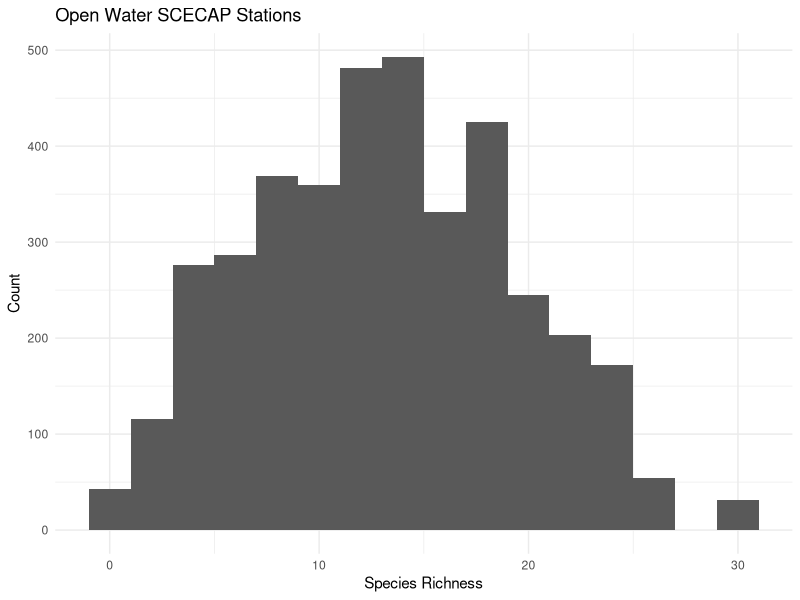
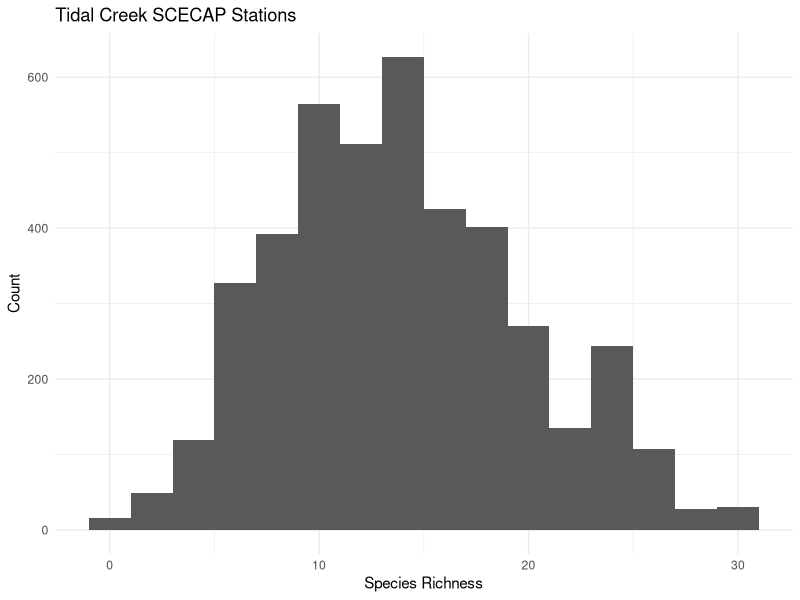
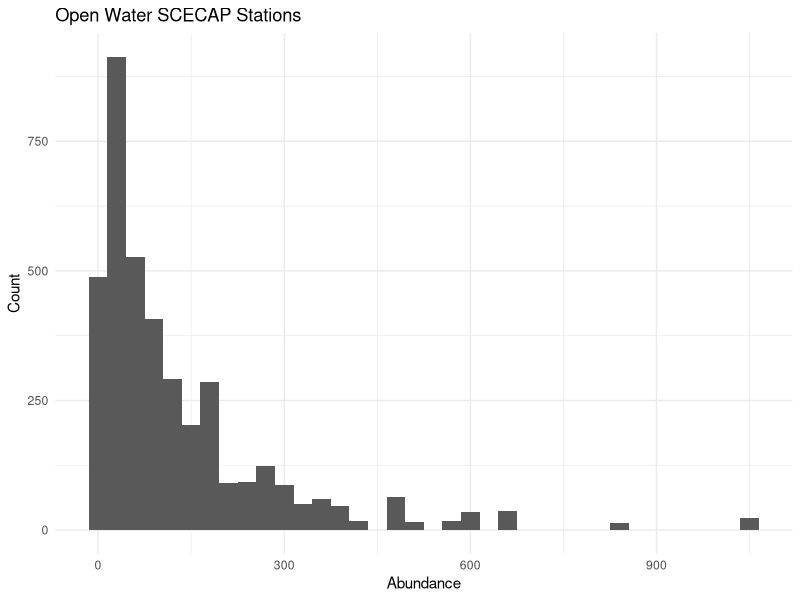
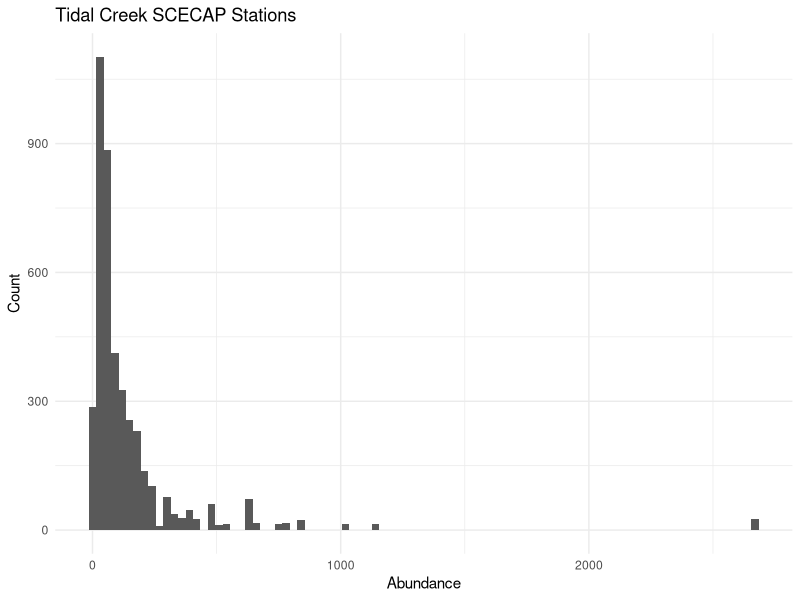
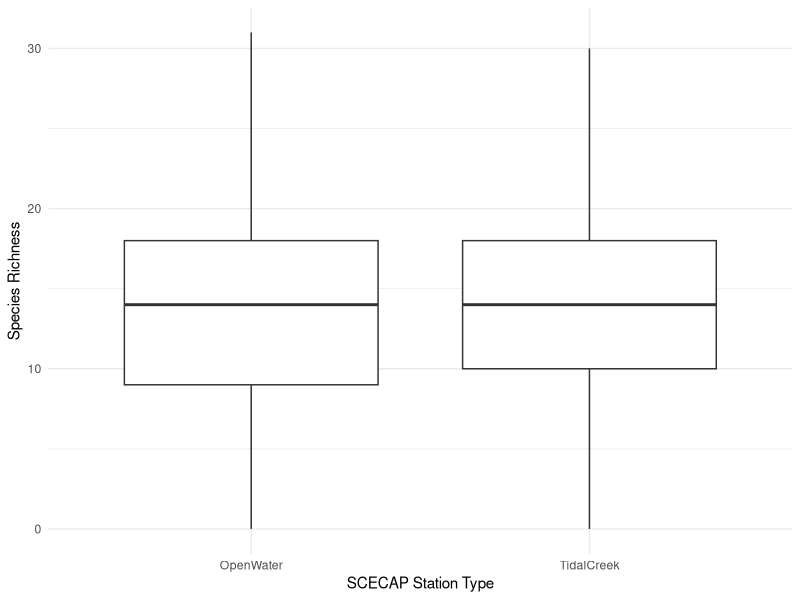
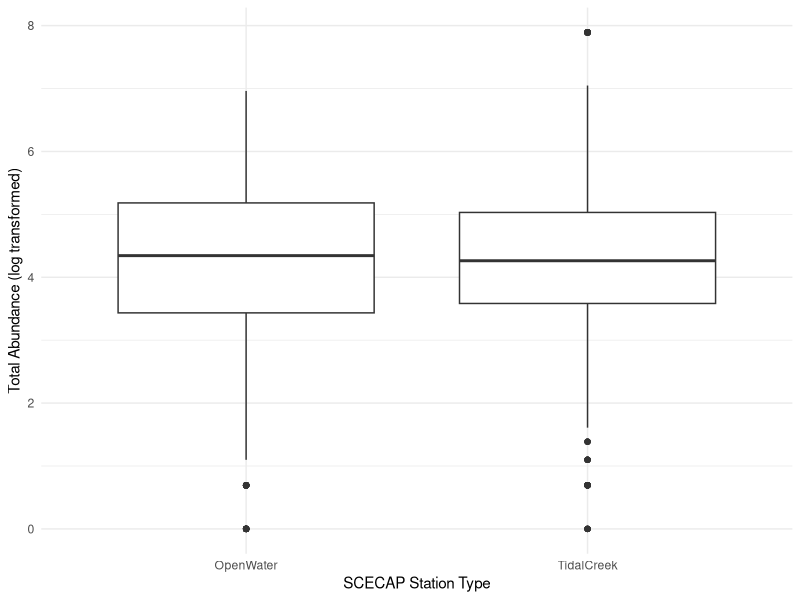
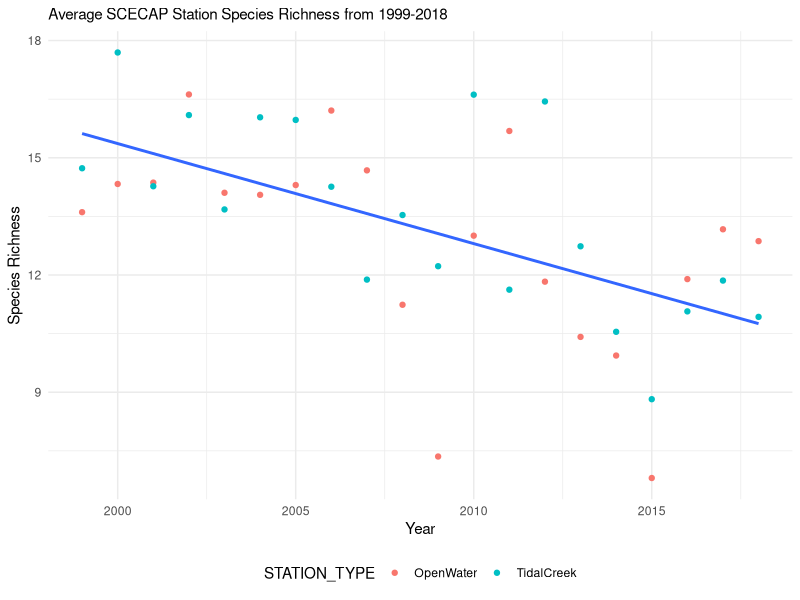
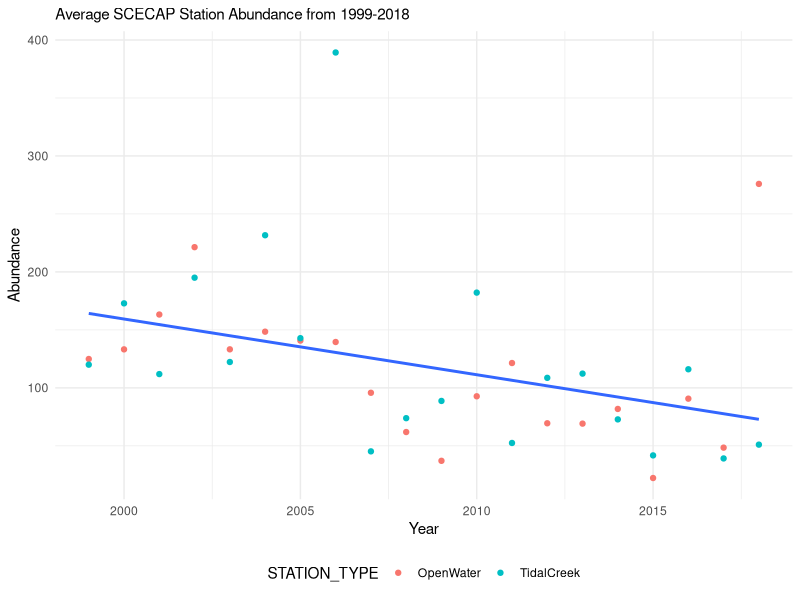

Generate these figures, in order, with R:
#VISUALIZING SPECIES RICHNESS AND ABUNDANCE DATA

#load required packages

library(tidyverse)

library(ggplot2)


#import datasets

trawl_sp <- read.csv("./data/trawl_richness_abundance.csv")


#HISTOGRAMS
##plot histograms to visualize data distributions

rich_openwater_hist <- 
  ggplot(data = subset(trawl_sp, STATION_TYPE == "OpenWater"), aes(SP_RICH)) + 
  geom_histogram(binwidth=2) + 
  labs(title = "Open Water SCECAP Stations", y="Count", x = "Species Richness") +
  theme_minimal()  

rich_tidalcreek_hist <- 
  ggplot(data = subset(trawl_sp, STATION_TYPE == "TidalCreek"), aes(SP_RICH)) + 
  geom_histogram(binwidth=2) + 
  labs(title = "Tidal Creek SCECAP Stations", y="Count", x = "Species Richness") +
  theme_minimal()  

abund_openwater_hist <- 
  ggplot(data = subset(trawl_sp, STATION_TYPE == "OpenWater"), aes(ABUNDANCE)) + 
  geom_histogram(binwidth=30) + 
  labs(title = "Open Water SCECAP Stations", y="Count", x = "Abundance") +
  theme_minimal()  

abund_tidalcreek_hist <- 
  ggplot(data = subset(trawl_sp, STATION_TYPE == "TidalCreek"), aes(ABUNDANCE)) + 
  geom_histogram(binwidth=30) + 
  labs(title = "Tidal Creek SCECAP Stations", y="Count", x = "Abundance") +
  theme_minimal()


#export as PDFs

ggsave("./output/histogram_richness_openwater.pdf", rich_openwater_hist)
ggsave("./output/histogram_richness_tidalcreek.pdf", rich_tidalcreek_hist)
ggsave("./output/histogram_abundance_openwater.pdf", abund_openwater_hist)
ggsave("./output/histogram_abundance_tidalcreek.pdf", abund_tidalcreek_hist)


#BOXPLOTS
##create boxplots to show differences in species richness and abundance between two site types

sp_rich_box <- 
  ggplot(data = trawl_sp, aes(x=STATION_TYPE, y=SP_RICH)) + 
  geom_boxplot() + 
  theme_minimal() + 
  labs(y="Species Richness", x="SCECAP Station Type")

abund_box <- 
  ggplot(data = trawl_sp, aes(x=STATION_TYPE, y=log(ABUNDANCE))) + 
  geom_boxplot() + 
  theme_minimal() + 
  labs(y="Total Abundance (log transformed)", x="SCECAP Station Type")


#export as PDFs

ggsave("./output/boxplot_richness.pdf", sp_rich_box)
ggsave("./output/boxplot_abundance.pdf", abund_box)


#SCATTERPLOTS
##use scatterplot to see how species richness and abundance have changed over time

#use group by and summarize functions to get yearly averages

trawl_year_avgs <- trawl_sp %>% 
  group_by(STATION_TYPE, YEAR) %>% 
  summarize_at(c("SP_RICH", "ABUNDANCE"),mean) 


#plot species richness by year

richness_plot <- 
  ggplot(data = trawl_year_avgs, aes(x = YEAR, y = SP_RICH)) +
  geom_point(aes(col = STATION_TYPE)) +
  stat_smooth(method="lm", se = F) +
  labs(subtitle = "Average SCECAP Station Species Richness from 1999-2018", x = "Year", y = "Species Richness") +
  theme_minimal() +
  theme(legend.position = "bottom")


#plot abundance by year

abundance_plot <- 
  ggplot(data = trawl_year_avgs, aes(x = YEAR, y = ABUNDANCE)) + 
  geom_point(aes(col = STATION_TYPE)) + 
  stat_smooth(method = "lm", se = F) +
  labs(subtitle = "Average SCECAP Station Abundance from 1999-2018", x = "Year", y = "Abundance") +
  theme_minimal()+
  theme(legend.position = "bottom")


#export plots as PDFs

ggsave("./output/richness_years.pdf", richness_plot)
ggsave("./output/abundance_years.pdf", abundance_plot)